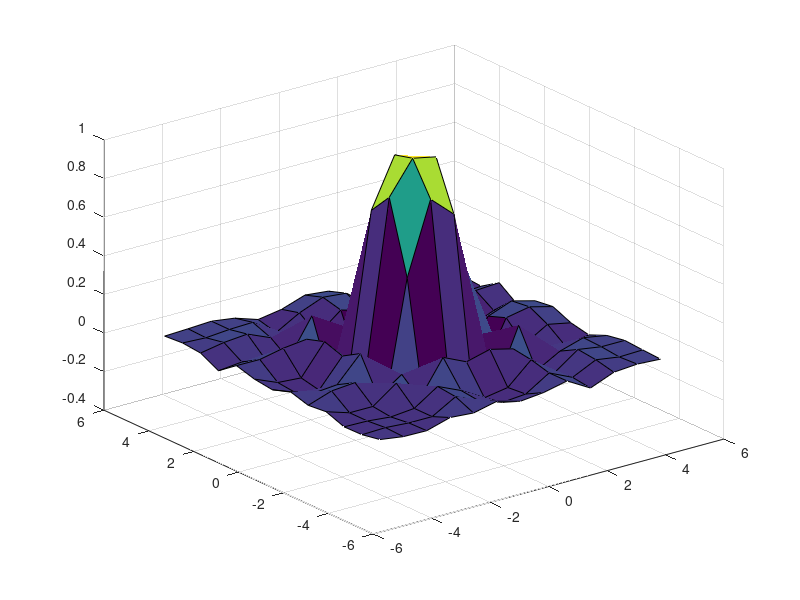

Source code (MATLAB): (Note: this script raises an error after producing the figure.)
[x,y] = ndgrid(-5:0.8:5);
z = sin(x.^2 + y.^2) ./ (x.^2 + y.^2);
figure;
surf(x,y,z)
F = griddedInterpolant(x,y,z);
[xq,yq] = ndgrid(-5:0.1:5);
vq = F(xq,yq);
figure;
surf(xq,yq,vq)
x = -5:0.8:5;
y = x';
z = sin(x.^2 + y.^2) ./ (x.^2 + y.^2);
F = griddedInterpolant({x,y},z);
xq = -5:0.1:5;
yq = xq';
vq = F({xq,yq});
figure;
surf(xq,yq,vq)